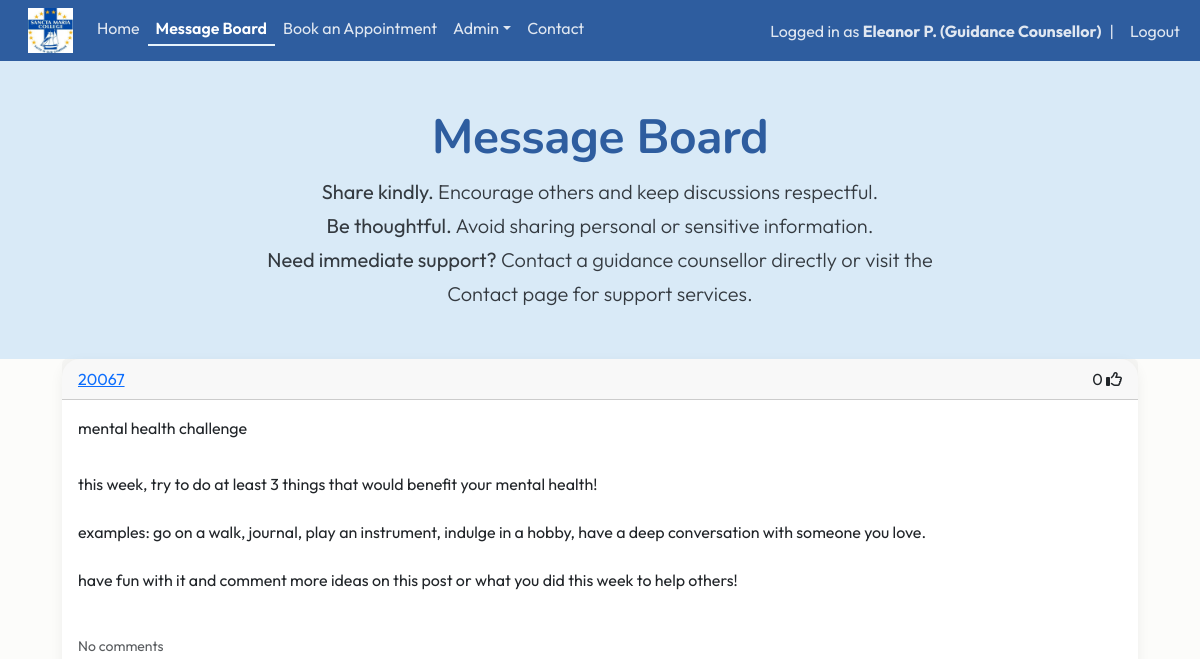
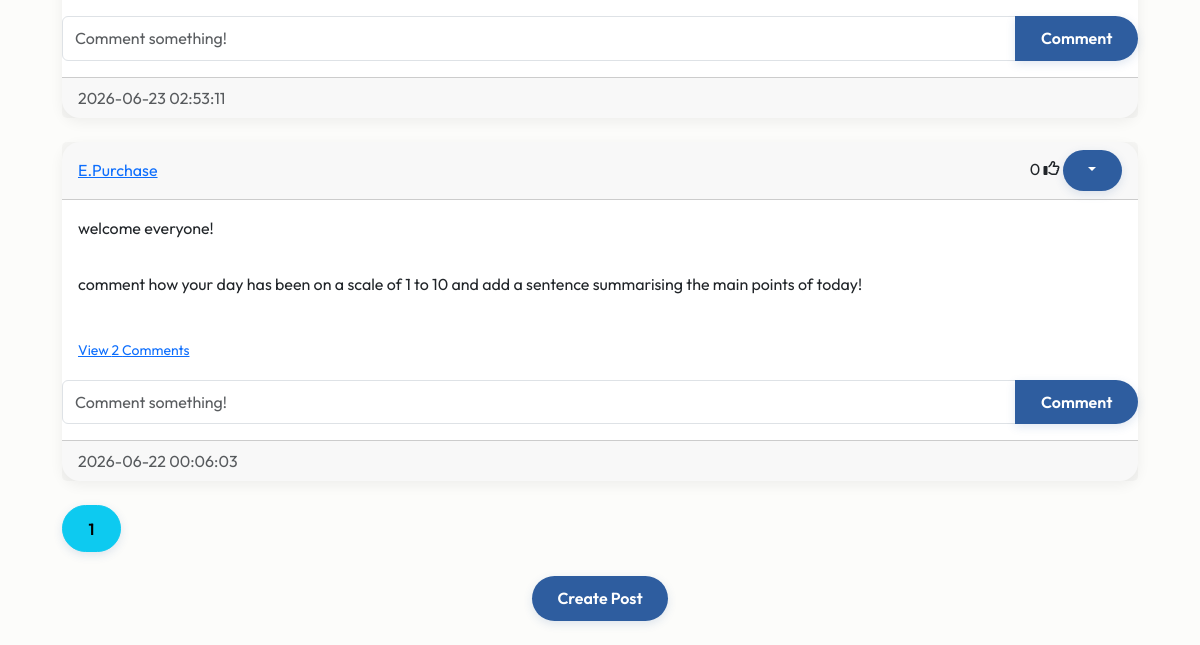
Page /blog (signed in) on the earlier database version (2 pictures, top to bottom).
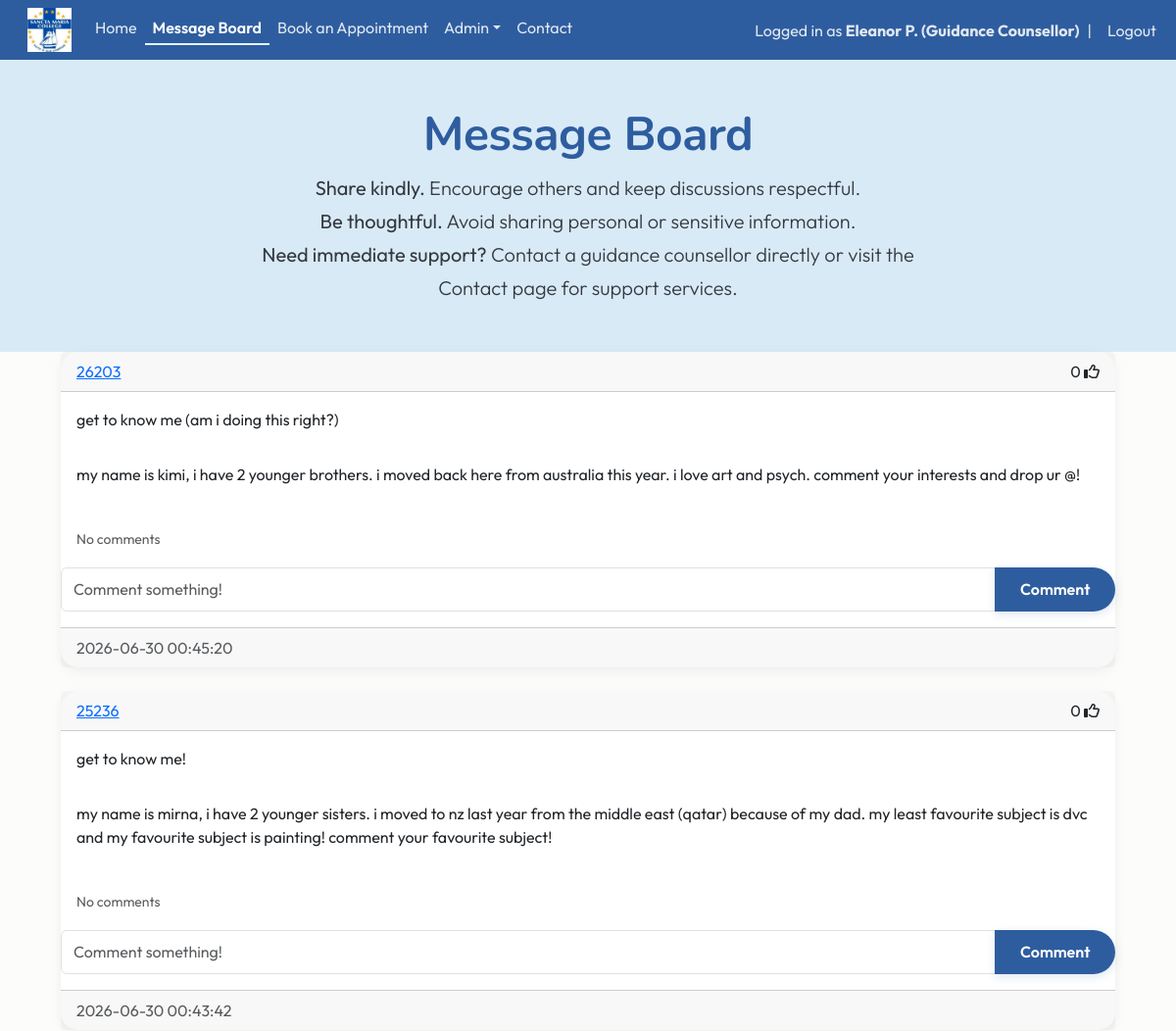
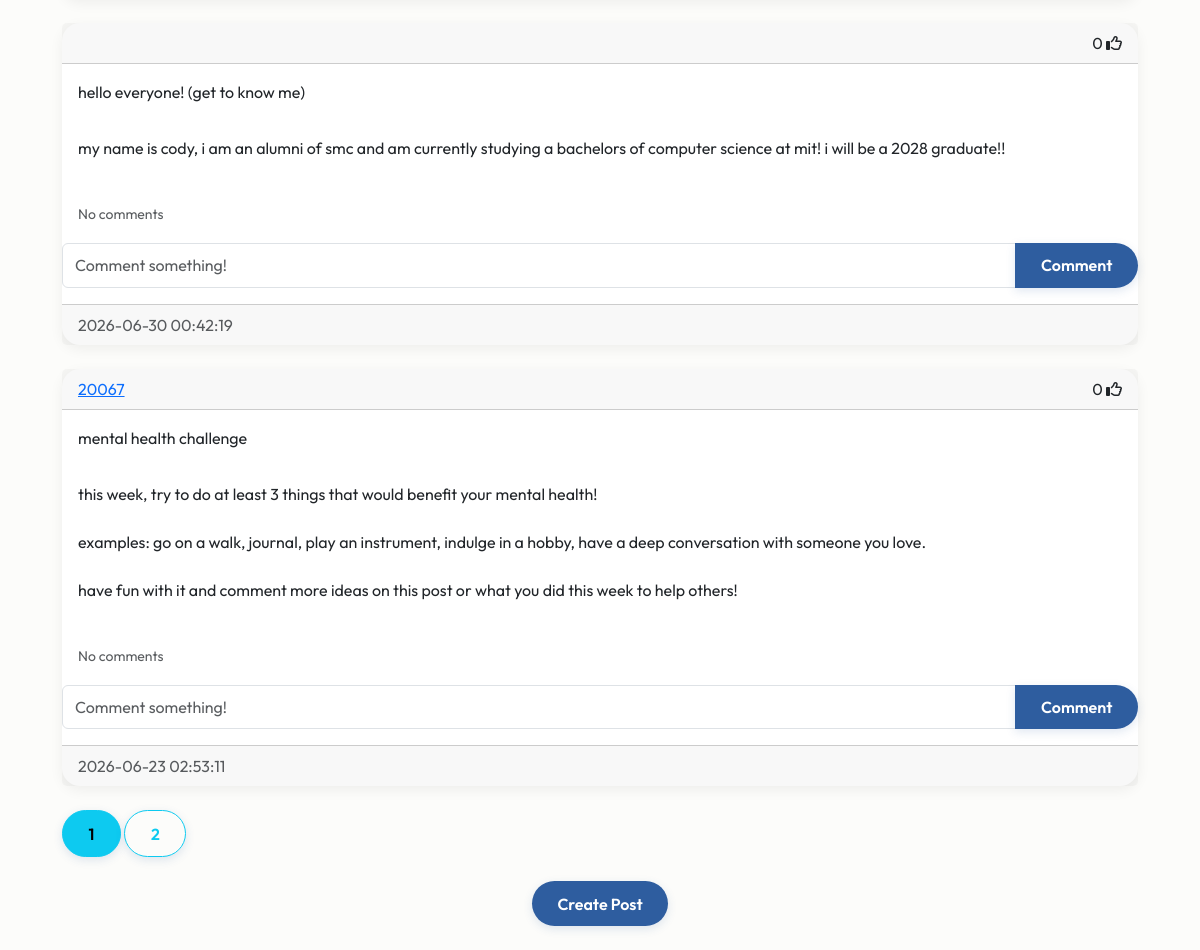
Same page on the later database version (2 pictures, top to bottom).
### website/models.py (models this page shows)
class Post(db.Model):
    id = db.Column(db.Integer, primary_key=True)
    title = db.Column(db.String(150), unique=False)
    content = db.Column(db.Text, nullable=False)
    date_created = db.Column(db.DateTime(timezone=True), default=func.now())
    author = db.Column(db.Integer, db.ForeignKey('user.id', ondelete="CASCADE"), nullable=False)
    comments = db.relationship('Comment', backref='post', passive_deletes=True)
    likes = db.relationship('Like', backref='post', passive_deletes=True)

class User(db.Model, UserMixin):
    id = db.Column(db.Integer, primary_key=True)
    email = db.Column(db.String(150), unique=True)
    fname = db.Column(db.String(20))
    lname = db.Column(db.String(20))
    username = db.Column(db.String(150), unique=True)
    role = db.Column(db.String(150))
    password = db.Column(db.String(150))
    date_created = db.Column(db.DateTime(timezone=True), default=func.now())
    posts = db.relationship('Post', backref='user', passive_deletes=True)
    comments = db.relationship('Comment', backref='user', passive_deletes=True)
    likes = db.relationship('Like', backref='user', passive_deletes=True)
    appointments = db.relationship('Appointment', foreign_keys="Appointment.counsellor_id", back_populates="counsellor")

### website/views.py (the view)
@views.route("/blog")
@login_required
def blog():
    page = request.args.get('page', 1, type=int)
    posts = Post.query.order_by(Post.date_created.desc()).paginate(page=page, per_page=4)
    return render_template("blog.html", user=current_user, posts=posts, endpoint='views.blog')

### website/__init__.py (called while the page is built)
def create_app():
    app = Flask(__name__)
    app.config['SECRET_KEY'] = "DQiAlMIU5u5eeLDw4KPMHx4d"
    app.config['SQLALCHEMY_DATABASE_URI'] = f'sqlite:///{DB_NAME}'
    db.init_app(app)
    from .views import views
    from .auth import auth
    app.register_blueprint(views, url_prefix="/")
    app.register_blueprint(auth, url_prefix="/")
    from .models import User, Post
    with app.app_context():
        db.create_all()
    login_manager = LoginManager()
    login_manager.login_view = "auth.login"
    login_manager.init_app(app)
    @login_manager.user_loader
    def load_user(id):
        return User.query.get(int(id))
    return app

### website/templates/blog.html
{% extends "posts_div.html"%} {% block title %} Message Board {% endblock %}

### website/templates/posts_div.html (shortened to what this page needs)
{% extends "template.html"%} {% block title %} Message Board {% endblock %}
{% block content%}
<section class="hero hero-small">
    <div class="container text-center">
        <h1 class="display-5 fw-bold">Message Board</h1>
        <p class="lead"><strong>Share kindly.</strong> Encourage others and keep discussions respectful.<br>
        <strong>Be thoughtful.</strong> Avoid sharing personal or sensitive information.<br>
        <strong>Need immediate support?</strong> Contact a guidance counsellor directly or visit the Contact page for support services.</p>
    </div>
</section>
<div class="container">
    <div id="posts">
        {% for post in posts %}
        <div class="card border-dark">
            <div class="card-header d-flex justify-content-between align-items-center">
                <a href="/posts/{{post.user.username}}">{{post.user.username}}</a>
                <div>
                    <span id="likes-count-{{post.id}}">{{ post.likes|length }}</span>
                    {% if user.id in post.likes|map(attribute="author")|list %}
                    <i class="fas fa-thumbs-up" id="like-button-{{post.id}}" onclick="like({{post.id}})"></i>
                    {% else %}
                    <i class="far fa-thumbs-up" id="like-button-{{post.id}}" onclick="like({{post.id}})"></i>
                    {% endif %}
                        {% if user.id == post.author %}
                        <div class="btn-group">
                            <button type="button" class="btn btn-primary btn-sm dropdown-toggle" data-bs-toggle="dropdown"></button>
                        </div>
                        {% endif %}
                </div>
            </div>
            <div class ="card-body">
                <div class="card-text">{{post.title}}</div>
            </div>
            <div class ="card-body">
                <div class="card-text">{{post.content | replace('\n', '<br>') | safe}}</div>
            </div>
            <br/>
            <p class="card-text ms-3">
                {% if post.comments|length > 0 %}
                <a data-bs-toggle="collapse" href="#comments-{{post.id}}" role="button">
                    <small>View {{post.comments|length}} Comments</small>
                </a>
                {% else %}
                <small class="text-muted">No comments</small>
                {% endif %}
            </p>
            <form class="input-group mb-3" method="POST" action="/create-comment/{{post.id}}">
                <input type="text" id="text" name="text" class="form-control" placeholder="Comment something!"/>
                <button type="submit" class="btn btn-primary">Comment</button>
            </form >
            <div class ="card-footer text-muted">{{post.date_created}}</div>
        </div>
        <br/>
        {% endfor %}
    </div>
    {% for page_num in posts.iter_pages(left_edge=1, right_edge=1, left_current=1, right_current=2) %}
    {% if page_num %}
    {% if endpoint == 'views.posts' %}
    {% set page_url = url_for(endpoint, username=username, page=page_num) %}
    {% else %}
    {% set page_url = url_for(endpoint, page=page_num) %}
    {% endif %}
    {% if posts.page == page_num %}
    <a class="btn btn-info mb-4" href="{{ page_url }}">{{page_num}}</a>
    {% else %}
    <a class="btn btn-outline-info mb-4" href="{{ page_url }}">{{page_num}}</a>
    {% endif %}
    {% else %}
    ...
    {% endif %}
    {% endfor %}
    {% block footer %}
    <div align="center">
        <a href="/create-post">
            <button type="button" class="btn btn-primary btn-large">
                Create Post
            </button>
        </a>
    </div>
    <br/>
</div>
{% endblock %}
{% endblock %}

Differences in the rows shown:
no longer on this page (row unchanged): Post: user.username "E.Purchase", likes|length "0", title "welcome everyone!", content "comment how your day has been on a scale of 1 to 10 and add a sentence summarising the main points of today!", comments|length "2", date_created "2026-06-22 00:06:03"
added Post: user.username "26203", likes|length "0", title "get to know me (am i doing this right?)", content "my name is kimi, i have 2 younger brothers. i moved back here from australia this year. i love art and psych. comment your interests and drop ur @!", shows "No comments", date_created "2026-06-30 00:45:20"
added Post: user.username "25236", likes|length "0", title "get to know me!", content "my name is mirna, i have 2 younger sisters. i moved to nz last year from the middle east (qatar) because of my dad. my least favourite subject is dvc and my favourite subject is painting! comment your favourite subject!", shows "No comments", date_created "2026-06-30 00:43:42"
added Post: likes|length "0", title "hello everyone! (get to know me)", content "my name is cody, i am an alumni of smc and am currently studying a bachelors of computer science at mit! i will be a 2028 graduate!!", shows "No comments", date_created "2026-06-30 00:42:19"
Other differences:
new list line: "2"
